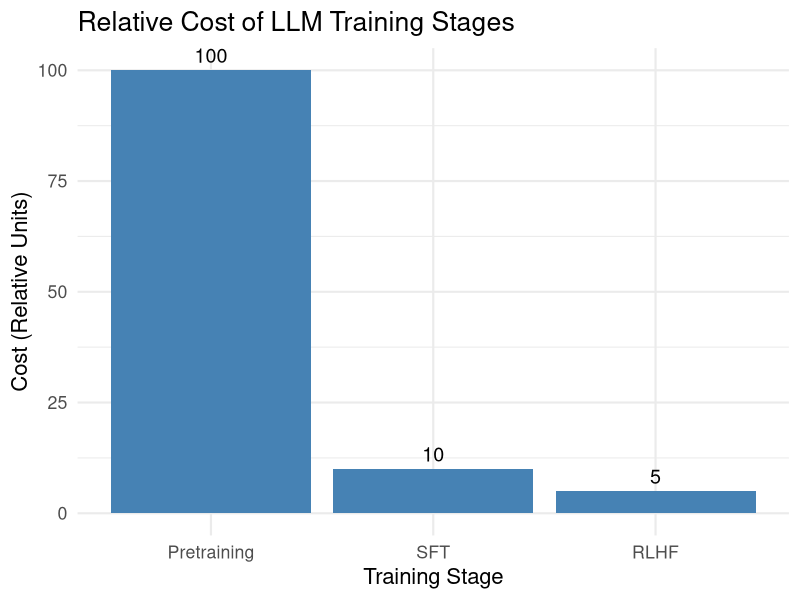

The R source for this figure:
## ---- chunk 1
library(ggplot2)
library(dplyr)

# Example relative costs
stages <- c("Pretraining", "SFT", "RLHF")
costs <- c(100, 10, 5)

df <- data.frame(Stage = stages, Cost = costs)

# Arrange from largest to smallest
df <- df %>% arrange(desc(Cost))

ggplot(df, aes(x = reorder(Stage, -Cost), y = Cost)) +
  geom_bar(stat = "identity", fill = "steelblue") +
  geom_text(aes(label = Cost), vjust = -0.5, size = 5) +
  labs(
    title = "Relative Cost of LLM Training Stages",
    x = "Training Stage",
    y = "Cost (Relative Units)"
  ) +
  theme_minimal(base_size = 16)
